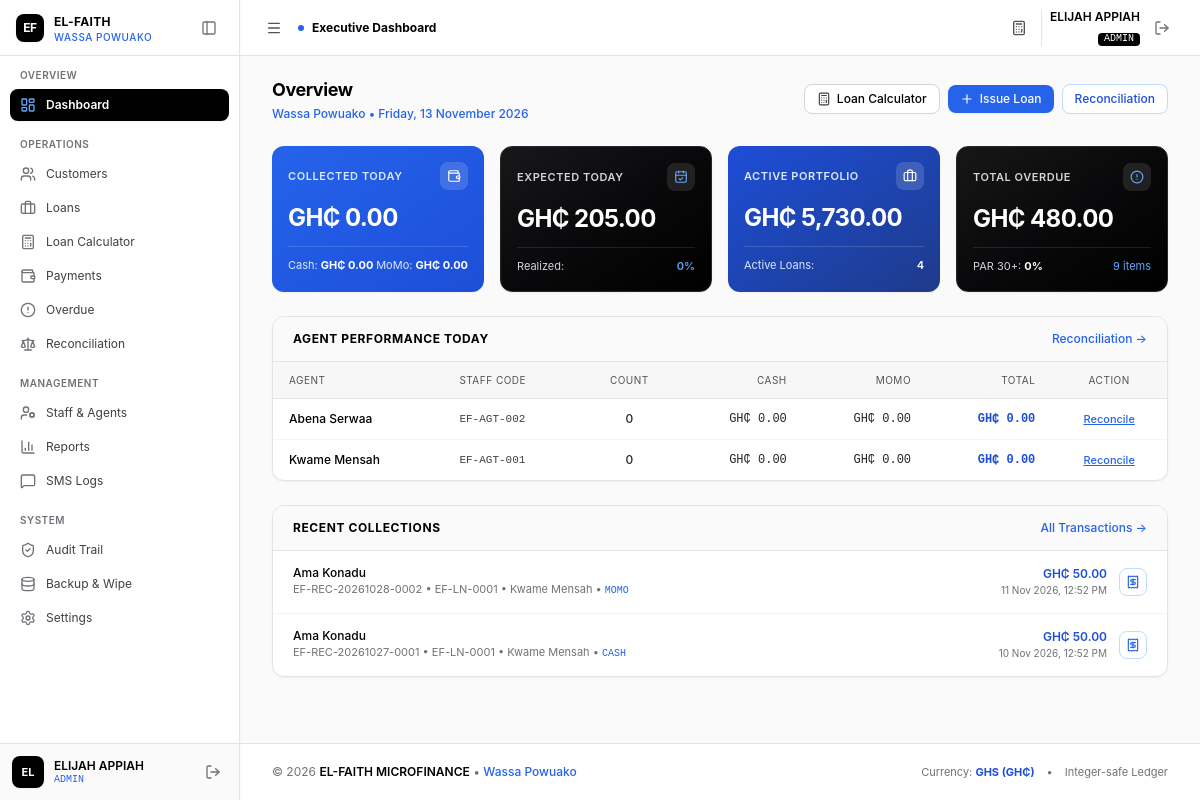
/admin/index.php (signed in), run on the app's committed database.
### tables this page shows
CREATE TABLE IF NOT EXISTS `users` (
  `id` INT AUTO_INCREMENT PRIMARY KEY,
  `uuid` VARCHAR(36) NOT NULL UNIQUE,
  `staff_code` VARCHAR(20) NOT NULL UNIQUE,
  `name` VARCHAR(100) NOT NULL,
  `username` VARCHAR(50) NOT NULL UNIQUE,
  `email` VARCHAR(100) NOT NULL UNIQUE,
  `phone` VARCHAR(20) NOT NULL,
  `password_hash` VARCHAR(255) NOT NULL,
  `role` ENUM('admin', 'agent') NOT NULL DEFAULT 'agent',
  `status` ENUM('active', 'inactive', 'suspended') NOT NULL DEFAULT 'active',
  `last_login_at` DATETIME NULL,
  `deleted_at` DATETIME NULL,
  `created_at` DATETIME NOT NULL DEFAULT CURRENT_TIMESTAMP,
  `updated_at` DATETIME NOT NULL DEFAULT CURRENT_TIMESTAMP ON UPDATE CURRENT_TIMESTAMP,
  INDEX `idx_users_role` (`role`),
  INDEX `idx_users_status` (`status`),
  INDEX `idx_users_deleted_at` (`deleted_at`)
);

CREATE TABLE IF NOT EXISTS `payments` (
  `id` INT AUTO_INCREMENT PRIMARY KEY,
  `uuid` VARCHAR(36) NOT NULL UNIQUE,
  `receipt_number` VARCHAR(40) NOT NULL UNIQUE,
  `loan_id` INT NOT NULL,
  `customer_id` INT NOT NULL,
  `agent_id` INT NOT NULL,
  `amount_pesewas` BIGINT NOT NULL,
  `payment_method` ENUM('cash', 'momo', 'bank_transfer') NOT NULL DEFAULT 'cash',
  `momo_reference` VARCHAR(100) NULL,
  `collection_timestamp` DATETIME NOT NULL DEFAULT CURRENT_TIMESTAMP,
  `gps_lat` DECIMAL(10, 8) NULL,
  `gps_lng` DECIMAL(11, 8) NULL,
  `note` TEXT NULL,
  `is_reversal` TINYINT(1) NOT NULL DEFAULT 0,
  `reversal_of_payment_id` INT NULL,
  `reversal_reason` TEXT NULL,
  `status` ENUM('recorded', 'reversed') NOT NULL DEFAULT 'recorded',
  `created_at` DATETIME NOT NULL DEFAULT CURRENT_TIMESTAMP,
  CONSTRAINT `fk_payments_loan` FOREIGN KEY (`loan_id`) REFERENCES `loans` (`id`),
  CONSTRAINT `fk_payments_customer` FOREIGN KEY (`customer_id`) REFERENCES `customers` (`id`),
  CONSTRAINT `fk_payments_agent` FOREIGN KEY (`agent_id`) REFERENCES `users` (`id`),
  CONSTRAINT `fk_payments_reversal` FOREIGN KEY (`reversal_of_payment_id`) REFERENCES `payments` (`id`) ON DELETE SET NULL,
  INDEX `idx_payments_loan` (`loan_id`),
  INDEX `idx_payments_customer` (`customer_id`),
  INDEX `idx_payments_agent` (`agent_id`),
  INDEX `idx_payments_created` (`collection_timestamp`),
  INDEX `idx_payments_method` (`payment_method`),
  INDEX `idx_payments_status` (`status`)
);

CREATE TABLE IF NOT EXISTS `customers` (
  `id` INT AUTO_INCREMENT PRIMARY KEY,
  `uuid` VARCHAR(36) NOT NULL UNIQUE,
  `customer_code` VARCHAR(30) NOT NULL UNIQUE,
  `full_name` VARCHAR(150) NOT NULL,
  `phone` VARCHAR(20) NOT NULL,
  `alt_phone` VARCHAR(20) NULL,
  `id_type` VARCHAR(50) NOT NULL DEFAULT 'Ghana Card',
  `id_number` VARCHAR(50) NOT NULL,
  `residential_address` TEXT NOT NULL,
  `location_landmark` VARCHAR(255) NOT NULL,
  `gps_lat` DECIMAL(10, 8) NULL,
  `gps_lng` DECIMAL(11, 8) NULL,
  `occupation` VARCHAR(100) NOT NULL,
  `guarantor_name` VARCHAR(150) NOT NULL,
  `guarantor_phone` VARCHAR(20) NOT NULL,
  `guarantor_relation` VARCHAR(50) NOT NULL,
  `guarantor_address` TEXT NULL,
  `assigned_agent_id` INT NULL,
  `created_by` INT NOT NULL,
  `status` ENUM('active', 'inactive', 'blacklisted') NOT NULL DEFAULT 'active',
  `notes` TEXT NULL,
  `deleted_at` DATETIME NULL,
  `created_at` DATETIME NOT NULL DEFAULT CURRENT_TIMESTAMP,
  `updated_at` DATETIME NOT NULL DEFAULT CURRENT_TIMESTAMP ON UPDATE CURRENT_TIMESTAMP,
  CONSTRAINT `fk_customers_assigned_agent` FOREIGN KEY (`assigned_agent_id`) REFERENCES `users` (`id`) ON DELETE SET NULL,
  CONSTRAINT `fk_customers_created_by` FOREIGN KEY (`created_by`) REFERENCES `users` (`id`),
  INDEX `idx_customers_assigned_agent` (`assigned_agent_id`),
  INDEX `idx_customers_phone` (`phone`),
  INDEX `idx_customers_id_number` (`id_number`),
  INDEX `idx_customers_status` (`status`),
  INDEX `idx_customers_deleted_at` (`deleted_at`)
);

CREATE TABLE IF NOT EXISTS `loans` (
  `id` INT AUTO_INCREMENT PRIMARY KEY,
  `uuid` VARCHAR(36) NOT NULL UNIQUE,
  `loan_code` VARCHAR(30) NOT NULL UNIQUE,
  `customer_id` INT NOT NULL,
  `agent_id` INT NULL,
  `principal_pesewas` BIGINT NOT NULL,
  `interest_rate` DECIMAL(5, 2) NOT NULL DEFAULT 10.00,
  `interest_method` ENUM('flat', 'reducing_balance') NOT NULL DEFAULT 'flat',
  `interest_pesewas` BIGINT NOT NULL,
  `total_payable_pesewas` BIGINT NOT NULL,
  `total_paid_pesewas` BIGINT NOT NULL DEFAULT 0,
  `remaining_balance_pesewas` BIGINT NOT NULL,
  `term_duration` INT NOT NULL,
  `term_period` ENUM('days', 'weeks', 'months') NOT NULL DEFAULT 'months',
  `repayment_frequency` ENUM('daily', 'weekly', 'monthly') NOT NULL DEFAULT 'daily',
  `installment_amount_pesewas` BIGINT NOT NULL,
  `disbursed_at` DATETIME NULL,
  `first_due_date` DATE NOT NULL,
  `maturity_date` DATE NOT NULL,
  `status` ENUM('pending', 'active', 'overdue', 'completed', 'defaulted', 'written_off') NOT NULL DEFAULT 'active',
  `created_by` INT NOT NULL,
  `notes` TEXT NULL,
  `created_at` DATETIME NOT NULL DEFAULT CURRENT_TIMESTAMP,
  `updated_at` DATETIME NOT NULL DEFAULT CURRENT_TIMESTAMP ON UPDATE CURRENT_TIMESTAMP,
  CONSTRAINT `fk_loans_customer` FOREIGN KEY (`customer_id`) REFERENCES `customers` (`id`) ON DELETE CASCADE,
  CONSTRAINT `fk_loans_agent` FOREIGN KEY (`agent_id`) REFERENCES `users` (`id`) ON DELETE SET NULL,
  CONSTRAINT `fk_loans_created_by` FOREIGN KEY (`created_by`) REFERENCES `users` (`id`),
  INDEX `idx_loans_customer` (`customer_id`),
  INDEX `idx_loans_agent` (`agent_id`),
  INDEX `idx_loans_status` (`status`),
  INDEX `idx_loans_due_date` (`first_due_date`, `maturity_date`)
);

### admin/index.php (the view, shortened to what the rows shown need)
<?php
require_once __DIR__ . '/../includes/functions.php';
require_once __DIR__ . '/../includes/auth.php';
$recentPayments = $pdo->query("
    SELECT p.*, c.full_name AS customer_name, l.loan_code, u.name AS agent_name
    FROM payments p
    JOIN customers c ON p.customer_id = c.id
    JOIN loans l ON p.loan_id = l.id
    JOIN users u ON p.agent_id = u.id
    ORDER BY p.collection_timestamp DESC
    LIMIT 6
")->fetchAll();
$agentPerformance = $pdo->query("
    SELECT u.id, u.name, u.staff_code,
           COALESCE(SUM(p.amount_pesewas), 0) AS collected_today,
           COALESCE(SUM(CASE WHEN p.payment_method = 'cash' THEN p.amount_pesewas ELSE 0 END), 0) AS cash_today,
           COALESCE(SUM(CASE WHEN p.payment_method = 'momo' THEN p.amount_pesewas ELSE 0 END), 0) AS momo_today,
           COUNT(p.id) AS collections_count
    FROM users u
    LEFT JOIN payments p ON u.id = p.agent_id AND p.status = 'recorded' AND DATE(p.collection_timestamp) = CURDATE()
    WHERE u.role = 'agent' AND u.status = 'active'
    GROUP BY u.id, u.name, u.staff_code
    ORDER BY collected_today DESC
")->fetchAll();
include __DIR__ . '/../includes/header.php';
?>
<div class="space-y-6">
    <div class="flex flex-col sm:flex-row sm:items-center justify-between gap-3">
        <div>
            <h1 class="text-lg font-bold text-black tracking-tight">Overview</h1>
        </div>
    </div>
    <div class="bg-white rounded-xl border border-zinc-200 overflow-hidden shadow-sm">
        <div class="px-5 py-3.5 border-b border-zinc-200 bg-zinc-50 flex items-center justify-between">
            <h2 class="text-xs font-bold uppercase tracking-wider text-black">Agent Performance Today</h2>
        </div>
        <div class="overflow-x-auto">
            <table class="w-full text-left text-xs">
                <thead class="bg-zinc-100/70 text-zinc-600 uppercase font-medium text-[10px] tracking-wider border-b border-zinc-200">
                    <tr>
                        <th class="py-2.5 px-4 font-normal">Agent</th>
                        <th class="py-2.5 px-4 font-normal">Staff Code</th>
                        <th class="py-2.5 px-4 text-center font-normal">Count</th>
                        <th class="py-2.5 px-4 text-right font-normal">Cash</th>
                        <th class="py-2.5 px-4 text-right font-normal">MoMo</th>
                        <th class="py-2.5 px-4 text-right font-normal">Total</th>
                        <th class="py-2.5 px-4 text-center font-normal">Action</th>
                    </tr>
                </thead>
                <tbody class="divide-y divide-zinc-100">
                    <?php foreach ($agentPerformance as $ag): ?>
                        <tr class="hover:bg-blue-50/30 transition">
                            <td class="py-3 px-4 font-medium text-black">
                                <?= htmlspecialchars($ag['name']) ?>
                            </td>
                            <td class="py-3 px-4 font-mono text-zinc-700 text-[11px]">
                                <?= htmlspecialchars($ag['staff_code']) ?>
                            </td>
                            <td class="py-3 px-4 text-center font-medium text-zinc-800">
                                <?= (int)$ag['collections_count'] ?>
                            </td>
                            <td class="py-3 px-4 text-right font-mono text-zinc-800">
                                <?= formatMoney((int)$ag['cash_today']) ?>
                            </td>
                            <td class="py-3 px-4 text-right font-mono text-zinc-800">
                                <?= formatMoney((int)$ag['momo_today']) ?>
                            </td>
                            <td class="py-3 px-4 text-right font-mono font-semibold text-blue-700">
                                <?= formatMoney((int)$ag['collected_today']) ?>
                            </td>
                            <td class="py-3 px-4 text-center">
                                <a href="<?= BASE_URL ?>/admin/reconciliation.php?agent_id=<?= $ag['id'] ?>" class="text-[11px] font-medium text-blue-600 hover:text-blue-700 underline">
                                    Reconcile
                                </a>
                            </td>
                        </tr>
                    <?php endforeach; ?>
                </tbody>
            </table>
        </div>
    </div>
    <div class="bg-white rounded-xl border border-zinc-200 overflow-hidden shadow-sm">
        <div class="px-5 py-3.5 border-b border-zinc-200 bg-zinc-50 flex items-center justify-between">
            <h2 class="text-xs font-bold uppercase tracking-wider text-black">Recent Collections</h2>
        </div>
        <div class="divide-y divide-zinc-100 text-xs">
            <?php foreach ($recentPayments as $rp): ?>
                <div class="p-3.5 px-5 flex flex-col sm:flex-row sm:items-center justify-between gap-2 hover:bg-blue-50/30 transition">
                    <div>
                        <span class="font-medium text-black block"><?= htmlspecialchars($rp['customer_name']) ?></span>
                        <span class="text-zinc-500 text-[11px]">
                            <?= htmlspecialchars($rp['receipt_number']) ?> &bull; <?= htmlspecialchars($rp['loan_code']) ?> &bull; <?= htmlspecialchars($rp['agent_name']) ?> &bull; <span class="uppercase font-mono text-[10px] text-blue-600"><?= htmlspecialchars($rp['payment_method']) ?></span>
                        </span>
                    </div>
                    <div class="flex items-center justify-between sm:justify-end gap-3">
                        <div class="text-left sm:text-right">
                            <span class="font-semibold block text-blue-700">
                                <?= formatMoney((int)$rp['amount_pesewas']) ?>
                            </span>
                            <span class="text-[10px] text-zinc-500"><?= formatDateTime($rp['collection_timestamp']) ?></span>
                        </div>
                        <a href="<?= BASE_URL ?>/receipt.php?id=<?= $rp['id'] ?>" class="p-1.5 rounded-lg border border-blue-200 text-blue-600 hover:text-white hover:bg-blue-600 transition" title="Receipt">
                            <i data-lucide="receipt" class="w-3.5 h-3.5"></i>
                        </a>
                    </div>
                </div>
            <?php endforeach; ?>
        </div>
    </div>
</div>
<?php include __DIR__ . '/../includes/footer.php'; ?>

### data on the page
users: name "Abena Serwaa", staff_code "EF-AGT-002", collections_count "0", cash_today "GH₵ 0.00", momo_today "GH₵ 0.00", collected_today "GH₵ 0.00"
users: name "Kwame Mensah", staff_code "EF-AGT-001", collections_count "0", cash_today "GH₵ 0.00", momo_today "GH₵ 0.00", collected_today "GH₵ 0.00"
payments: customer.full_name "Ama Konadu", receipt_number "EF-REC-20261028-0002", loan.loan_code "EF-LN-0001", agent.name "Kwame Mensah", payment_method "MOMO", amount_pesewas "GH₵ 50.00", collection_timestamp "11 Nov 2026, 12:52 PM"
payments: customer.full_name "Ama Konadu", receipt_number "EF-REC-20261027-0001", loan.loan_code "EF-LN-0001", agent.name "Kwame Mensah", payment_method "CASH", amount_pesewas "GH₵ 50.00", collection_timestamp "10 Nov 2026, 12:52 PM"

### other printed values
BRANCH_NAME "WASSA POWUAKO"
$sectionName "OVERVIEW"
$item['label'] "Dashboard"
$sectionName "OPERATIONS"
$item['label'] "Customers"
$item['label'] "Loans"
$item['label'] "Loan Calculator"
$item['label'] "Payments"
$item['label'] "Overdue"
$item['label'] "Reconciliation"
$sectionName "MANAGEMENT"
$item['label'] "Staff & Agents"
$item['label'] "Reports"
$item['label'] "SMS Logs"
$sectionName "SYSTEM"
